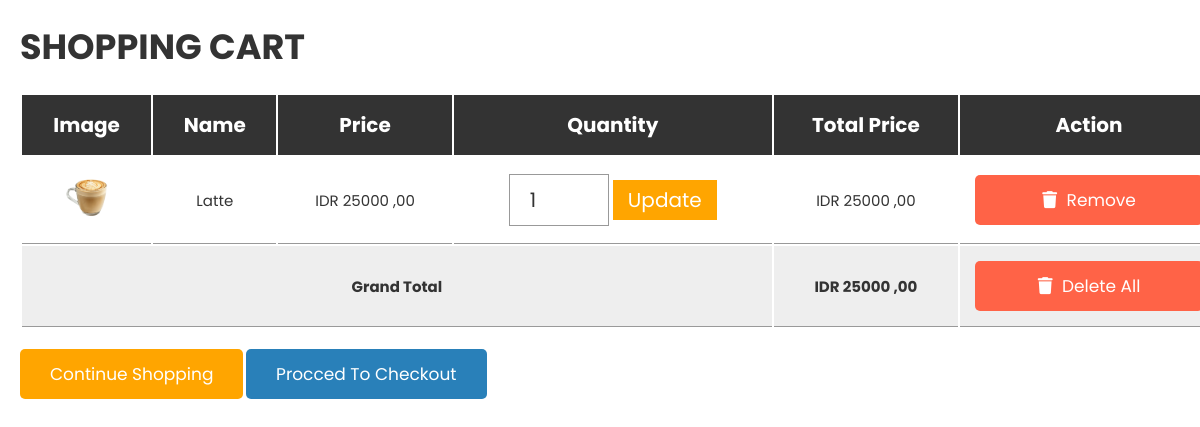
/keranjang/cart.php (signed in), run on the app's committed database.
### tables this page shows
CREATE TABLE `cart` (
  `cart_id` int(11) NOT NULL,
  `user_id` int(11) NOT NULL,
  `name` varchar(100) NOT NULL,
  `price` decimal(10,0) NOT NULL,
  `quantity` int(11) NOT NULL,
  `image_url` varchar(100) NOT NULL
);

### keranjang/cart.php (the view, shortened to what this page needs)
<?php
include '../config.php';
?>
<!DOCTYPE html>
<html lang="en">
<head>
   <link rel="stylesheet" href="https://cdnjs.cloudflare.com/ajax/libs/font-awesome/6.0.0/css/all.min.css">
   <link rel="stylesheet" href="cart.css">
</head>
<body>
   <div class="container">
      <section class="shopping-cart">
         <h1 class="heading">Shopping cart</h1>
         <table>
            <thead>
               <th>image</th>
               <th>name</th>
               <th>price</th>
               <th>quantity</th>
               <th>total price</th>
               <th>action</th>
            </thead>
            <tbody>
               <?php
               $select_cart = mysqli_query($conn, "SELECT * FROM `cart`") or die('query failed');
               $grand_total = 0;
               if (mysqli_num_rows($select_cart) > 0) {
                  while ($fetch_cart = mysqli_fetch_assoc($select_cart)) {
                     ?>
                     <tr>
                        <td><img src="../admasset/<?php echo $fetch_cart['image_url']; ?>" height="50" alt=""></td>
                        <td><?php echo $fetch_cart['name']; ?></td>
                        <td>IDR <?php echo $fetch_cart['price']; ?> ,00</td>
                        <td>
                           <form action="" method="post">
                              <input type="number" name="update_quantity" min="1"
                                 value="<?php echo $fetch_cart['quantity']; ?>">
                              <input type="submit" value="update" name="update_update_btn">
                           </form>
                        </td>
                        <td>IDR <?php echo $sub_total = ($fetch_cart['price'] * $fetch_cart['quantity']); ?> ,00</td>
                        <td><a href="cart.php?remove=<?php echo $fetch_cart['cart_id']; ?>"
                              onclick="return confirm('remove item from cart?')" class="delete-btn"> <i
                                 class="fas fa-trash"></i> remove</a></td>
                     </tr>
                     <?php
                     $grand_total += $sub_total;
                  }
               }
               ?>
               <tr class="table-bottom">
                  <td colspan="4" class="grand-total-label">grand total</td>
                  <td class="grand-value-label">IDR <?php echo $grand_total; ?> ,00</td>
                  <td><a href="cart.php?delete_all" onclick="return confirm('are you sure you want to delete all?');"
                        class="delete-btn"> <i class="fas fa-trash"></i> delete all </a></td>
               </tr>
            </tbody>
         </table>
         <div class="checkout-btn">
            <a href="../shop.php" class="option-btn" style="margin-top: 0;">continue shopping</a>
            <a href="../checkout/new_checkout.php" class="btn <?= ($grand_total > 1) ? '' : 'disabled'; ?>">procced to
               checkout</a>
         </div>
      </section>
   </div>
</body>
</html>

### keranjang/cart.css (style rules this page uses)
:root { --blue:#2980b9; --red:tomato; --orange:orange; --black:#333; --white:#fff; --bg-color:#eee; --dark-bg:rgba(0,0,0,.7); --box-shadow:0 .5rem 1rem rgba(0,0,0,.1); --border:.1rem solid #999; }
* { font-family: 'Poppins', sans-serif; margin:0; padding:0; box-sizing: border-box; outline: none; border:none; text-decoration: none; text-transform: capitalize; }
html { font-size: 62.5%; overflow-x: hidden; }
.container { max-width: 1200px; margin:0 auto; }
section { padding:2rem; }
.heading { text-align: center; font-size: 3.5rem; text-transform: uppercase; color:var(--black); margin-bottom: 2rem; }
.btn, .option-btn, .delete-btn { display: block; width: 100%; text-align: center; background-color: var(--blue); color:var(--white); font-size: 1.7rem; padding:1.2rem 3rem; border-radius: .5rem; cursor: pointer; margin-top: 1rem; }
.option-btn i, .delete-btn i { padding-right: .5rem; }
.option-btn { background-color: var(--orange); }
.delete-btn { margin-top: 0; background-color: var(--red); }
.shopping-cart table { text-align: center; width: 100%; }
.shopping-cart table thead th { padding:1.5rem; font-size: 2rem; color:var(--white); background-color: var(--black); }
.shopping-cart table tr td { border-bottom: var(--border); padding:1.5rem; font-size: 1.5rem; color:var(--black); }
.grand-total-label, .grand-value-label { font-weight: bold; }
.shopping-cart table input[type="number"] { border: var(--border); padding:1rem 2rem; font-size: 2rem; color:var(--black); width: 10rem; }
.shopping-cart table input[type="submit"] { padding:.5rem 1.5rem; cursor: pointer; font-size: 2rem; background-color: var(--orange); color:var(--white); }
.shopping-cart table .table-bottom { background-color: var(--bg-color); }
.shopping-cart .checkout-btn { text-align: center; margin-top: 1rem; }
.shopping-cart .checkout-btn a { display: inline-block; width: auto; }
@media (max-width:1200px) { .shopping-cart { overflow-x: scroll; } }
@media (max-width:1200px) { .shopping-cart table { width: 120rem; } }
@media (max-width:1200px) { .shopping-cart .heading { text-align: left; } }
@media (max-width:1200px) { .shopping-cart .checkout-btn { text-align: left; } }

### data on the page
cart: image_url (picture), name "Latte", price "25000", update_quantity "1"

### other printed values
$grand_total "25000"
